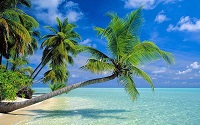
#> input picture imgs/sea.jpg, 200 x 125 px, found by its file name
$ python '灰度图直方图均值化.py'
#> lines starting #> are read from the running program, lines starting #| are printed output that depends on the picture
import cv2
import numpy as np

def single(path):
    '''单通道'''
    gray=cv2.imread(path,0)

    dst=cv2.equalizeHist(gray)
    new=np.c_[gray,dst]
    cv2.imshow('img',new)
    cv2.waitKey(0)

def mul_chanle(path):

    '''
    多通道的直方图均衡 是对每个通道分别均衡 然后再组合一下
    '''
#> called with path = './imgs/sea.jpg'
    img=cv2.imread(path)
#> img is the input picture: shape (125, 200, 3); mean B, G, R 150.2, 136.4, 89

    r,g,b=cv2.split(img) # 分离通道
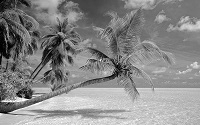
#> g: shape (125, 200); min 0, max 255, mean 136.4
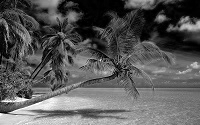
#> b: shape (125, 200); min 0, max 255, mean 89
    rh=cv2.equalizeHist(r)
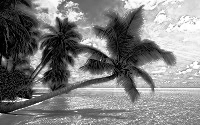
#> rh: shape (125, 200); min 0, max 255, mean 126.8
    gh=cv2.equalizeHist(g)
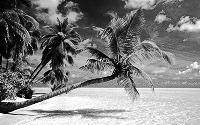
#> gh: shape (125, 200); min 0, max 255, mean 128.2
    bh=cv2.equalizeHist(b)
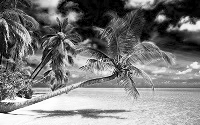
#> bh: shape (125, 200); min 0, max 255, mean 124.6

    result=cv2.merge((rh,gh,bh))# 合并通道
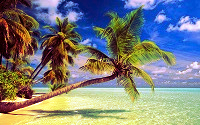
#> result: shape (125, 200, 3); mean B, G, R 126.8, 128.2, 124.6

    new=np.concatenate([img,result],axis=1)
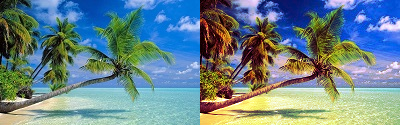
#> new: shape (125, 400, 3); mean B, G, R 138.5, 132.3, 106.8
    cv2.imshow('new',new)
    cv2.waitKey(0)

if __name__ == '__main__':
    path=r'./imgs/sea.jpg'
    # single(path)
    mul_chanle(path)

$ run again, with imgs/IMG_1058.JPG copied over imgs/sea.jpg
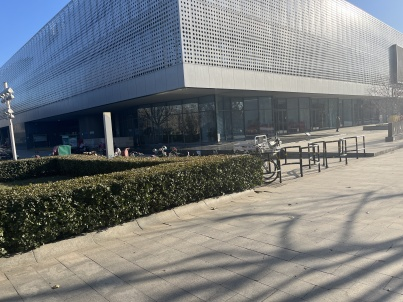
#> input picture imgs/IMG_1058.JPG, 403 x 302 px, found by its file name
#> in mul_chanle, img is the input picture: shape (302, 403, 3); mean B, G, R 125.5, 124.2, 120.9
#> in mul_chanle, `bh=cv2.equalizeHist(b)`:
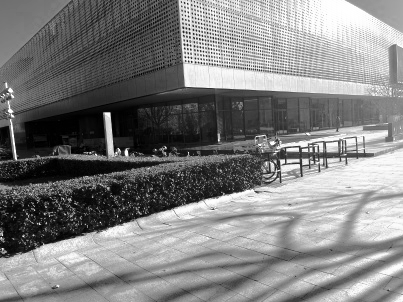
#> bh: shape (302, 403); min 0, max 255, mean 127.8
#> in mul_chanle, `new=np.concatenate([img,result],axis=1)`:
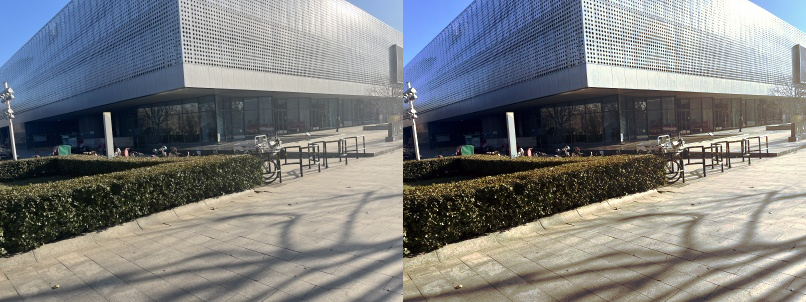
#> new: shape (302, 806, 3); mean B, G, R 126.8, 126.2, 124.4

$ run again, with imgs/IMG_1059.JPG copied over imgs/sea.jpg
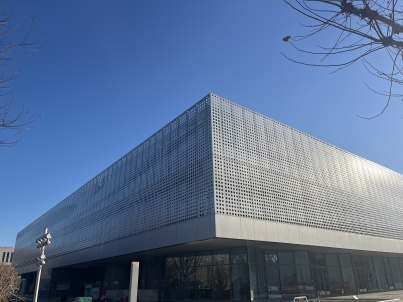
#> input picture imgs/IMG_1059.JPG, 403 x 302 px, found by its file name
#> in mul_chanle, img is the input picture: shape (302, 403, 3); mean B, G, R 148.1, 112.9, 90.7
#> in mul_chanle, `result=cv2.merge((rh,gh,bh))# 合并通道`:
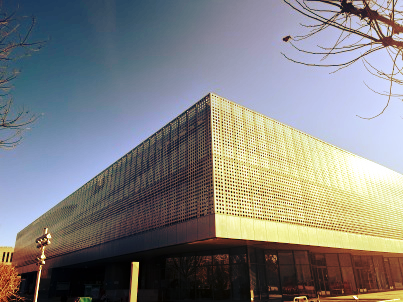
#> result: shape (302, 403, 3); mean B, G, R 128.3, 128.3, 128.3
#> in mul_chanle, `new=np.concatenate([img,result],axis=1)`:
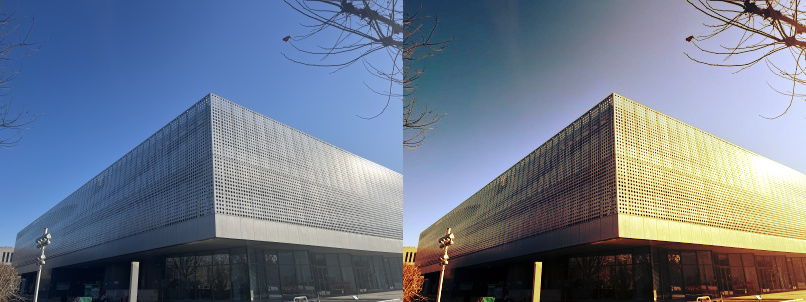
#> new: shape (302, 806, 3); mean B, G, R 138.2, 120.6, 109.5

$ run again, with imgs/girl.jpg copied over imgs/sea.jpg
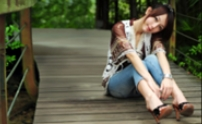
#> input picture imgs/girl.jpg, 202 x 124 px, found by its file name
#> in mul_chanle, img is the input picture: shape (124, 202, 3); mean B, G, R 70.7, 91.4, 91.6
#> in mul_chanle, `new=np.concatenate([img,result],axis=1)`:
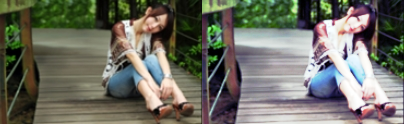
#> new: shape (124, 404, 3); mean B, G, R 98.7, 109.7, 109.5
